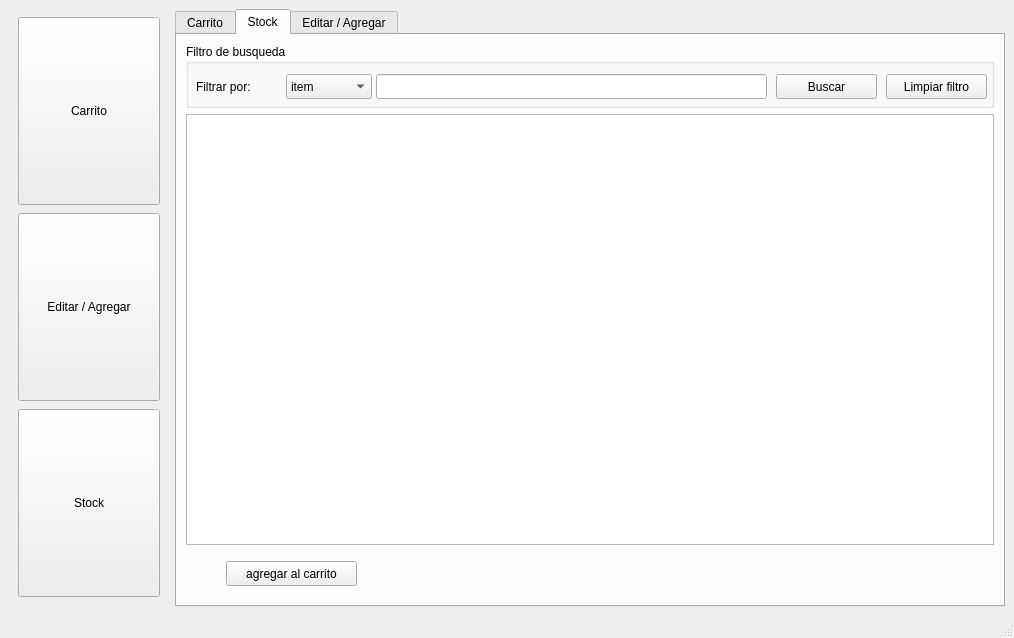
<?xml version="1.0" encoding="UTF-8"?>
<ui version="4.0">
 <class>MainWindow</class>
 <widget class="QMainWindow" name="MainWindow">
  <property name="geometry">
   <rect>
    <x>0</x>
    <y>0</y>
    <width>1014</width>
    <height>638</height>
   </rect>
  </property>
  <property name="minimumSize">
   <size>
    <width>1014</width>
    <height>638</height>
   </size>
  </property>
  <property name="windowTitle">
   <string>Stock Pintureria de coco</string>
  </property>
  <widget class="QWidget" name="centralwidget">
   <property name="sizePolicy">
    <sizepolicy hsizetype="Maximum" vsizetype="Maximum">
     <horstretch>0</horstretch>
     <verstretch>0</verstretch>
    </sizepolicy>
   </property>
   <property name="maximumSize">
    <size>
     <width>1939</width>
     <height>1583</height>
    </size>
   </property>
   <layout class="QHBoxLayout" name="horizontalLayout">
    <item>
     <widget class="QWidget" name="verticalWidget" native="true">
      <property name="minimumSize">
       <size>
        <width>160</width>
        <height>0</height>
       </size>
      </property>
      <property name="maximumSize">
       <size>
        <width>200</width>
        <height>16777215</height>
       </size>
      </property>
      <layout class="QVBoxLayout" name="verticalLayout">
       <property name="spacing">
        <number>0</number>
       </property>
       <property name="topMargin">
        <number>0</number>
       </property>
       <property name="bottomMargin">
        <number>0</number>
       </property>
       <item>
        <widget class="QPushButton" name="btnCarrito">
         <property name="minimumSize">
          <size>
           <width>0</width>
           <height>188</height>
          </size>
         </property>
         <property name="text">
          <string>Carrito</string>
         </property>
        </widget>
       </item>
       <item>
        <widget class="QPushButton" name="btnEditar">
         <property name="minimumSize">
          <size>
           <width>0</width>
           <height>188</height>
          </size>
         </property>
         <property name="text">
          <string>Editar / Agregar</string>
         </property>
        </widget>
       </item>
       <item>
        <widget class="QPushButton" name="btnStock">
         <property name="minimumSize">
          <size>
           <width>0</width>
           <height>188</height>
          </size>
         </property>
         <property name="text">
          <string>Stock</string>
         </property>
        </widget>
       </item>
      </layout>
     </widget>
    </item>
    <item>
     <widget class="QTabWidget" name="tabFrameGeneral">
      <property name="tabPosition">
       <enum>QTabWidget::North</enum>
      </property>
      <property name="tabShape">
       <enum>QTabWidget::Rounded</enum>
      </property>
      <property name="currentIndex">
       <number>1</number>
      </property>
      <widget class="QWidget" name="tabCarrito">
       <attribute name="title">
        <string>Carrito</string>
       </attribute>
       <widget class="QPushButton" name="pushButton">
        <property name="geometry">
         <rect>
          <x>50</x>
          <y>380</y>
          <width>89</width>
          <height>25</height>
         </rect>
        </property>
        <property name="text">
         <string>PushButton</string>
        </property>
       </widget>
       <widget class="QLineEdit" name="lineEdit">
        <property name="geometry">
         <rect>
          <x>250</x>
          <y>200</y>
          <width>113</width>
          <height>25</height>
         </rect>
        </property>
        <property name="text">
         <string>ss</string>
        </property>
       </widget>
      </widget>
      <widget class="QWidget" name="tabStock">
       <attribute name="title">
        <string>Stock</string>
       </attribute>
       <layout class="QVBoxLayout" name="verticalLayout_2">
        <item>
         <widget class="QGroupBox" name="groupBox">
          <property name="minimumSize">
           <size>
            <width>0</width>
            <height>64</height>
           </size>
          </property>
          <property name="title">
           <string>Filtro de busqueda</string>
          </property>
          <widget class="QPushButton" name="btnUpdateTableStock">
           <property name="geometry">
            <rect>
             <x>590</x>
             <y>30</y>
             <width>101</width>
             <height>25</height>
            </rect>
           </property>
           <property name="text">
            <string>Buscar</string>
           </property>
          </widget>
          <widget class="QLabel" name="lblFiltro">
           <property name="geometry">
            <rect>
             <x>10</x>
             <y>34</y>
             <width>81</width>
             <height>17</height>
            </rect>
           </property>
           <property name="text">
            <string>Filtrar por:</string>
           </property>
          </widget>
          <widget class="QComboBox" name="cmbFiltro">
           <property name="geometry">
            <rect>
             <x>100</x>
             <y>30</y>
             <width>86</width>
             <height>25</height>
            </rect>
           </property>
           <item>
            <property name="text">
             <string>item</string>
            </property>
           </item>
           <item>
            <property name="text">
             <string>cantidad</string>
            </property>
           </item>
           <item>
            <property name="text">
             <string>valor</string>
            </property>
           </item>
          </widget>
          <widget class="QLineEdit" name="edtTxtFiltro">
           <property name="geometry">
            <rect>
             <x>190</x>
             <y>30</y>
             <width>391</width>
             <height>25</height>
            </rect>
           </property>
          </widget>
          <widget class="QPushButton" name="btnCleanFiltro">
           <property name="geometry">
            <rect>
             <x>700</x>
             <y>30</y>
             <width>101</width>
             <height>25</height>
            </rect>
           </property>
           <property name="text">
            <string>Limpiar filtro</string>
           </property>
          </widget>
         </widget>
        </item>
        <item>
         <widget class="QTableView" name="tableView">
          <property name="showDropIndicator" stdset="0">
           <bool>false</bool>
          </property>
          <property name="selectionMode">
           <enum>QAbstractItemView::SingleSelection</enum>
          </property>
          <property name="selectionBehavior">
           <enum>QAbstractItemView::SelectRows</enum>
          </property>
          <property name="sortingEnabled">
           <bool>false</bool>
          </property>
          <attribute name="horizontalHeaderCascadingSectionResizes">
           <bool>false</bool>
          </attribute>
          <attribute name="horizontalHeaderDefaultSectionSize">
           <number>200</number>
          </attribute>
          <attribute name="horizontalHeaderHighlightSections">
           <bool>false</bool>
          </attribute>
          <attribute name="horizontalHeaderShowSortIndicator" stdset="0">
           <bool>false</bool>
          </attribute>
          <attribute name="horizontalHeaderStretchLastSection">
           <bool>true</bool>
          </attribute>
          <attribute name="verticalHeaderVisible">
           <bool>false</bool>
          </attribute>
          <attribute name="verticalHeaderCascadingSectionResizes">
           <bool>false</bool>
          </attribute>
         </widget>
        </item>
        <item>
         <widget class="QFrame" name="frame">
          <property name="minimumSize">
           <size>
            <width>0</width>
            <height>45</height>
           </size>
          </property>
          <property name="frameShape">
           <enum>QFrame::NoFrame</enum>
          </property>
          <property name="frameShadow">
           <enum>QFrame::Raised</enum>
          </property>
          <widget class="QPushButton" name="btnAddCarrito">
           <property name="geometry">
            <rect>
             <x>40</x>
             <y>10</y>
             <width>131</width>
             <height>25</height>
            </rect>
           </property>
           <property name="text">
            <string>agregar al carrito</string>
           </property>
          </widget>
         </widget>
        </item>
       </layout>
      </widget>
      <widget class="QWidget" name="tabEditar">
       <attribute name="title">
        <string>Editar / Agregar</string>
       </attribute>
       <widget class="QCheckBox" name="checkBox">
        <property name="geometry">
         <rect>
          <x>280</x>
          <y>200</y>
          <width>92</width>
          <height>23</height>
         </rect>
        </property>
        <property name="text">
         <string>CheckBox</string>
        </property>
       </widget>
      </widget>
     </widget>
    </item>
   </layout>
  </widget>
  <widget class="QMenuBar" name="menubar">
   <property name="geometry">
    <rect>
     <x>0</x>
     <y>0</y>
     <width>1014</width>
     <height>22</height>
    </rect>
   </property>
  </widget>
  <widget class="QStatusBar" name="statusbar"/>
 </widget>
 <resources/>
 <connections/>
</ui>
